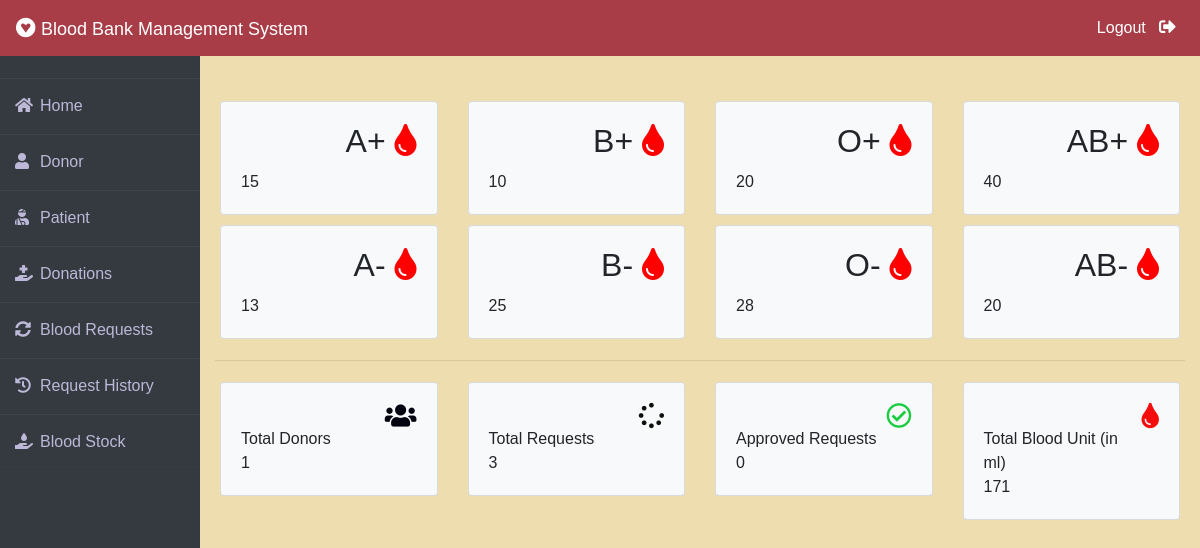
/admin-dashboard (signed in), run on the app's committed database.
### blood/models.py (models this page shows, shortened)
class Stock(models.Model):
    bloodgroup=models.CharField(max_length=10)
    unit=models.PositiveIntegerField(default=0)

### blood/views.py (the view)
# urls.py: path('admin-dashboard', views.admin_dashboard_view,name='admin-dashboard'),
@login_required(login_url='adminlogin')
def admin_dashboard_view(request):
    totalunit=models.Stock.objects.aggregate(Sum('unit'))
    dict={
        'A1':models.Stock.objects.get(bloodgroup="A+"),
        'A2':models.Stock.objects.get(bloodgroup="A-"),
        'B1':models.Stock.objects.get(bloodgroup="B+"),
        'B2':models.Stock.objects.get(bloodgroup="B-"),
        'AB1':models.Stock.objects.get(bloodgroup="AB+"),
        'AB2':models.Stock.objects.get(bloodgroup="AB-"),
        'O1':models.Stock.objects.get(bloodgroup="O+"),
        'O2':models.Stock.objects.get(bloodgroup="O-"),
        'totaldonors':dmodels.Donor.objects.all().count(),
        'totalbloodunit':totalunit['unit__sum'],
        'totalrequest':models.BloodRequest.objects.all().count(),
        'totalapprovedrequest':models.BloodRequest.objects.all().filter(status='Approved').count()
    }
    return render(request,'blood/admin_dashboard.html',context=dict)

### blood/templates/blood/admin_dashboard.html
{% extends 'blood/adminbase.html' %}
{% block content %}
<br><br>
<div class="container">
    <div class="row">
        <div class="col-sm-3">
          <div class="card bg-light">
            <div class="card-body">
                <div class="blood">
                    <h2>A+ <i class="fas fa-tint"></i></h2>
                </div><br><br>
                <div>
                    {{A1.unit}}
                </div>
            </div>
          </div>
        </div>
        <div class="col-sm-3">
            <div class="card bg-light">
                <div class="card-body">
                    <div class="blood">
                        <h2>B+ <i class="fas fa-tint"></i></h2>
                    </div><br><br>
                    <div>
                      {{B1.unit}}
                    </div>
                </div>
              </div>
        </div>
        <div class="col-sm-3">
            <div class="card bg-light">
                <div class="card-body">
                    <div class="blood">
                        <h2>O+ <i class="fas fa-tint"></i></h2>
                    </div><br><br>
                    <div>
                      {{O1.unit}}
                    </div>
                </div>
              </div>
          </div>
          <div class="col-sm-3">
            <div class="card bg-light">
                <div class="card-body">
                    <div class="blood">
                        <h2>AB+ <i class="fas fa-tint"></i></h2>
                    </div><br><br>
                    <div>
                      {{AB1.unit}}
                    </div>
                </div>
              </div>
          </div>
      </div>
      <div class="row">
        <div class="col-sm-3">
          <div class="card bg-light">
            <div class="card-body">
                <div class="blood">
                    <h2>A- <i class="fas fa-tint"></i></h2>
                </div><br><br>
                <div>
                  {{A2.unit}}
                </div>
            </div>
          </div>
        </div>
        <div class="col-sm-3">
            <div class="card bg-light">
                <div class="card-body">
                    <div class="blood">
                        <h2>B- <i class="fas fa-tint"></i></h2>
                    </div><br><br>
                    <div>
                      {{B2.unit}}
                    </div>
                </div>
              </div>
        </div>
        <div class="col-sm-3">
            <div class="card bg-light">
                <div class="card-body">
                    <div class="blood">
                        <h2>O- <i class="fas fa-tint"></i></h2>
                    </div><br><br>
                    <div>
                      {{O2.unit}}
                    </div>
                </div>
              </div>
          </div>
          <div class="col-sm-3">
            <div class="card bg-light">
                <div class="card-body">
                    <div class="blood">
                        <h2>AB- <i class="fas fa-tint"></i></h2>
                    </div><br><br>
                    <div>
                      {{AB2.unit}}
                    </div>
                </div>
              </div>
          </div>
      </div>
<hr>
    <div class="row">
      <div class="col-sm-3">
        <div class="card bg-light">
          <div class="card-body">
              <div class="blood">
                  <i class="fas fa-users"></i>
              </div><br>
              <div>
                  Total Donors <br>
                  {{totaldonors}}
              </div>
          </div>
        </div>
      </div>
      <div class="col-sm-3">
          <div class="card bg-light">
              <div class="card-body">
                  <div class="blood">
                      <i class="fas fa-spinner"></i>
                  </div><br>
                  <div>
                      Total Requests <br>
                     {{totalrequest}}
                  </div>
              </div>
            </div>
      </div>
      <div class="col-sm-3">
          <div class="card bg-light">
              <div class="card-body">
                  <div class="blood">
                      <i class="far fa-check-circle"></i>
                  </div><br>
                  <div>
                      Approved Requests <br>
                      {{totalapprovedrequest}}
                  </div>
              </div>
            </div>
        </div>
        <div class="col-sm-3">
          <div class="card bg-light">
              <div class="card-body">
                  <div class="blood">
                      <i class="fas fa-tint xyz"></i>
                  </div><br>
                  <div>
                      Total Blood Unit (in ml) <br>
                      {{totalbloodunit}}
                  </div>
              </div>
            </div>
        </div>
    </div>
</div>
{% endblock content %}

### blood/templates/blood/adminbase.html (style rules this page uses)
.row { padding: 5px; }
.fa-tint { color: red; }
.blood { float: right; }
.fa-users { color: rgb(4, 4, 17); font-size: 3ex; }
.fa-spinner { color: rgb(15, 15, 13); font-size: 3ex; }
.fa-check-circle { color: rgb(25, 204, 64); font-size: 3ex; }
.xyz { color: rgb(245, 13, 13); font-size: 3ex; }
* { margin: 0; padding: 0; box-sizing: border-box; list-style: none; text-decoration: none; font-family: 'Josefin Sans', sans-serif; }
body { background-color: #eeddaf; }

### data on the page
Stock: unit "15"
Stock: unit "10"
Stock: unit "20"
Stock: unit "40"
Stock: unit "13"
Stock: unit "25"
Stock: unit "28"
Stock: unit "20"

### other printed values
{{ totaldonors }} "1"
{{ totalrequest }} "3"
{{ totalapprovedrequest }} "0"
{{ totalbloodunit }} "171"
